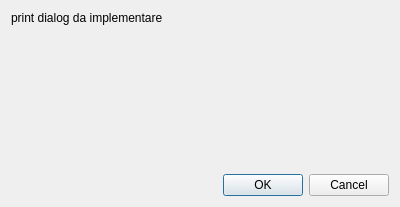
<?xml version="1.0" encoding="UTF-8"?>
<ui version="4.0">
 <class>Dialog</class>
 <widget class="QDialog" name="Dialog">
  <property name="geometry">
   <rect>
    <x>0</x>
    <y>0</y>
    <width>400</width>
    <height>207</height>
   </rect>
  </property>
  <property name="windowTitle">
   <string>Dialog</string>
  </property>
  <layout class="QVBoxLayout" name="verticalLayout">
   <item>
    <widget class="QLabel" name="label">
     <property name="text">
      <string>print dialog da implementare</string>
     </property>
    </widget>
   </item>
   <item>
    <spacer name="verticalSpacer">
     <property name="orientation">
      <enum>Qt::Vertical</enum>
     </property>
     <property name="sizeHint" stdset="0">
      <size>
       <width>20</width>
       <height>40</height>
      </size>
     </property>
    </spacer>
   </item>
   <item>
    <widget class="QDialogButtonBox" name="buttonBox">
     <property name="orientation">
      <enum>Qt::Horizontal</enum>
     </property>
     <property name="standardButtons">
      <set>QDialogButtonBox::Cancel|QDialogButtonBox::Ok</set>
     </property>
    </widget>
   </item>
  </layout>
 </widget>
 <resources/>
 <connections>
  <connection>
   <sender>buttonBox</sender>
   <signal>accepted()</signal>
   <receiver>Dialog</receiver>
   <slot>accept()</slot>
   <hints>
    <hint type="sourcelabel">
     <x>248</x>
     <y>254</y>
    </hint>
    <hint type="destinationlabel">
     <x>157</x>
     <y>274</y>
    </hint>
   </hints>
  </connection>
  <connection>
   <sender>buttonBox</sender>
   <signal>rejected()</signal>
   <receiver>Dialog</receiver>
   <slot>reject()</slot>
   <hints>
    <hint type="sourcelabel">
     <x>316</x>
     <y>260</y>
    </hint>
    <hint type="destinationlabel">
     <x>286</x>
     <y>274</y>
    </hint>
   </hints>
  </connection>
 </connections>
</ui>
